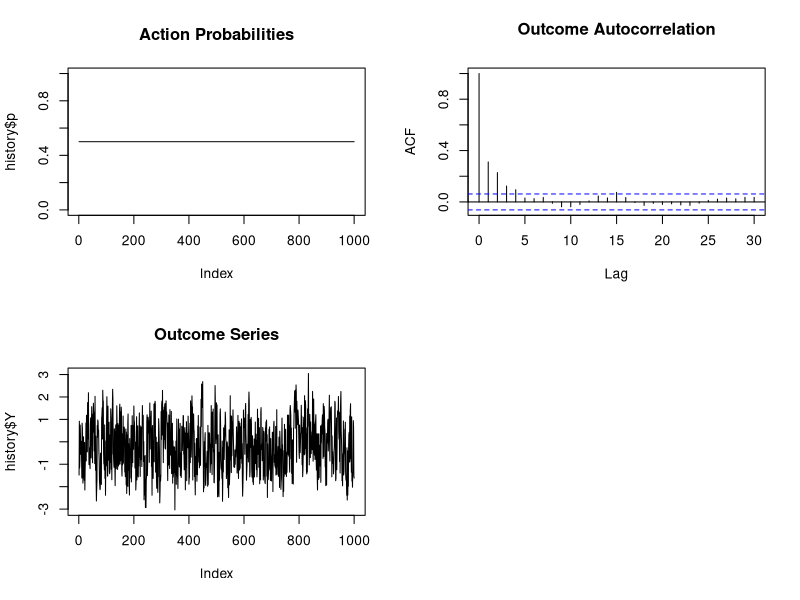

This chart was generated by the following R code:
set.seed(42)
T <- 1000

# True parameters for data generation
true_beta <- c(intercept = 0, A = -0.2, S = 0.8, AS = 0.2)
phi <- sqrt(0.5)       # AR(1) coefficient
sigma <- 0.5      # Error SD
eta <- 2          # Exploration temperature

# Bandit initialization
beta_hat <- matrix(0, ncol = 1, nrow = 4)  # Coefficients: [Intercept, A, S, A:S]
P <- diag(100, 4)                          # Prior precision matrix
epsilon_prev <- 0                           # AR error state

# Storage
history <- data.frame(
  S = numeric(T),
  A = numeric(T),
  Y = numeric(T),
  p = numeric(T)
)

for (t in 1:T) {
  # Generate context
  S_t <- sample(c(-1, 1), 1)
  
  # Calculate action probability (trimmed)
  if(t == 1) {
    delta <- 0
  } else {
    delta <- beta_hat[2] + beta_hat[4] * S_t  # A + A:S effect
  }
  p_t <- plogis(eta * delta)
  p_t <- pmax(pmin(p_t, 0.99), 0.01)
  
  # Select action
  A_t <- rbinom(1, 1, p_t)
  
  # Generate outcome with AR(1) errors
  epsilon_t <- phi * epsilon_prev + rnorm(1, 0, sigma)
  Y_t <- true_beta %*% c(1, A_t, S_t, A_t * S_t) + epsilon_t
  
  # Update RLS estimates
  x_t <- matrix(c(1, A_t, S_t, A_t * S_t), ncol = 1)
  y_hat <- crossprod(x_t, beta_hat)[1,1]
  K <- (P %*% x_t) / as.numeric(1 + crossprod(x_t, P) %*% x_t)
  beta_hat <<- beta_hat +  K  %*% (Y_t - y_hat)
  P <<- P - tcrossprod(K, x_t) %*% P
  
  # Store results and update state
  history[t,] <- list(S_t, A_t, Y_t, p_t)
  epsilon_prev <- epsilon_t
}

# Results inspection
par(mfrow = c(2,2))
plot(history$p, type = "l", main = "Action Probabilities", ylim = c(0,1))
acf(history$Y, main = "Outcome Autocorrelation")
plot(history$Y, type = "l", main = "Outcome Series")
cat("Estimated coefficients:\n")
print(setNames(round(beta_hat, 3), c("Intercept", "A", "S", "A:S")))